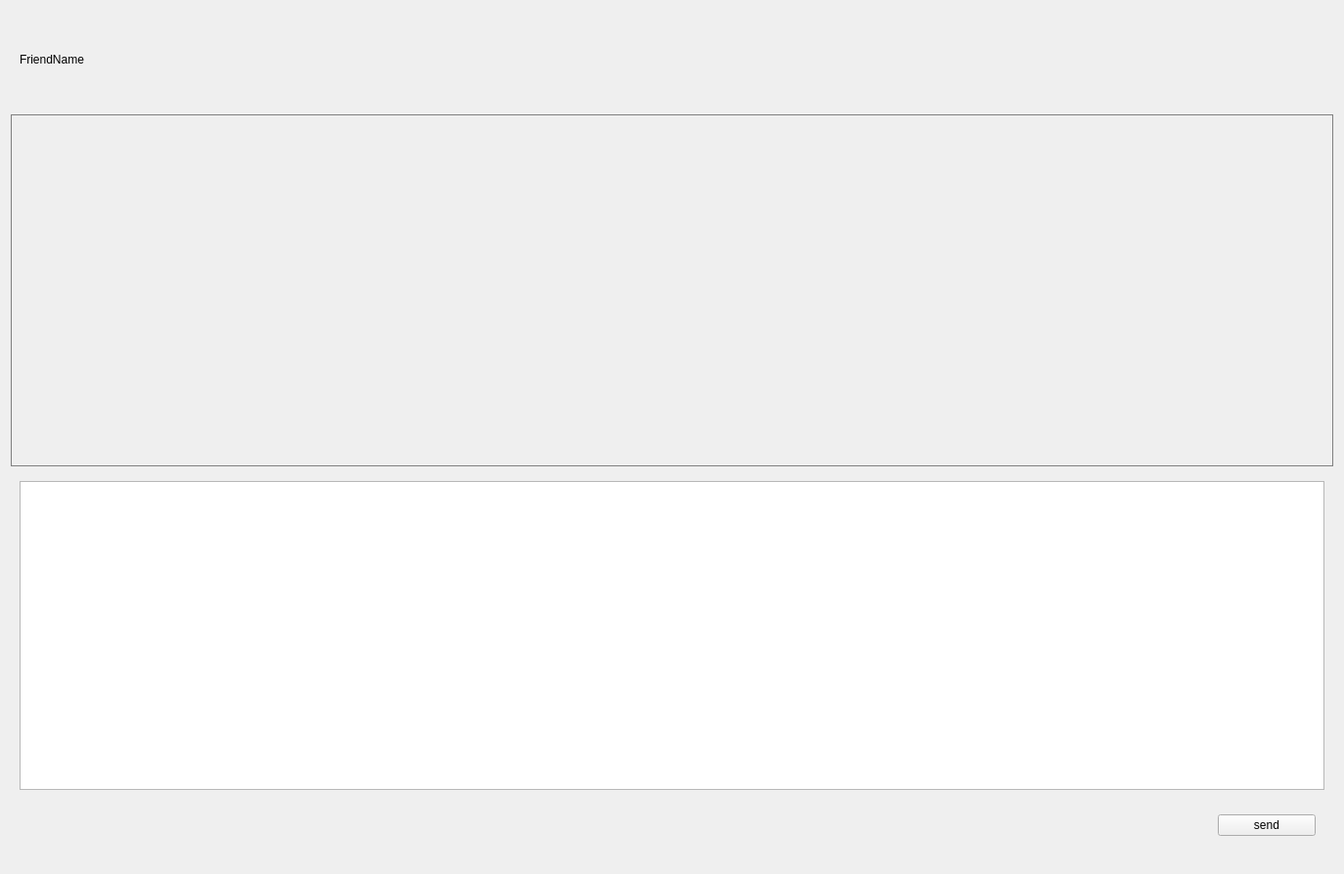
<?xml version="1.0" encoding="UTF-8"?>
<ui version="4.0">
 <class>ChatWidget</class>
 <widget class="QWidget" name="ChatWidget">
  <property name="geometry">
   <rect>
    <x>0</x>
    <y>0</y>
    <width>1374</width>
    <height>894</height>
   </rect>
  </property>
  <property name="sizePolicy">
   <sizepolicy hsizetype="Maximum" vsizetype="Maximum">
    <horstretch>0</horstretch>
    <verstretch>0</verstretch>
   </sizepolicy>
  </property>
  <property name="windowTitle">
   <string>Form</string>
  </property>
  <layout class="QGridLayout" name="gridLayout">
   <item row="0" column="0">
    <layout class="QVBoxLayout" name="verticalLayout">
     <item>
      <widget class="QWidget" name="widget_name" native="true">
       <property name="minimumSize">
        <size>
         <width>0</width>
         <height>100</height>
        </size>
       </property>
       <property name="maximumSize">
        <size>
         <width>16777215</width>
         <height>100</height>
        </size>
       </property>
       <layout class="QGridLayout" name="gridLayout_2">
        <item row="0" column="0">
         <layout class="QHBoxLayout" name="horizontalLayout">
          <item>
           <widget class="QLabel" name="label_name">
            <property name="minimumSize">
             <size>
              <width>100</width>
              <height>0</height>
             </size>
            </property>
            <property name="maximumSize">
             <size>
              <width>100</width>
              <height>16777215</height>
             </size>
            </property>
            <property name="text">
             <string>FriendName</string>
            </property>
           </widget>
          </item>
          <item>
           <spacer name="horizontalSpacer">
            <property name="orientation">
             <enum>Qt::Horizontal</enum>
            </property>
            <property name="sizeHint" stdset="0">
             <size>
              <width>40</width>
              <height>20</height>
             </size>
            </property>
           </spacer>
          </item>
         </layout>
        </item>
       </layout>
      </widget>
     </item>
     <item>
      <widget class="QWidget" name="widget_show" native="true">
       <property name="styleSheet">
        <string notr="true">border:1px solid grey;</string>
       </property>
      </widget>
     </item>
     <item>
      <widget class="QWidget" name="widget_input" native="true">
       <property name="minimumSize">
        <size>
         <width>0</width>
         <height>400</height>
        </size>
       </property>
       <property name="maximumSize">
        <size>
         <width>16777215</width>
         <height>400</height>
        </size>
       </property>
       <layout class="QGridLayout" name="gridLayout_3">
        <item row="0" column="0">
         <layout class="QVBoxLayout" name="verticalLayout_2">
          <item>
           <widget class="QTextEdit" name="textEdit"/>
          </item>
          <item>
           <widget class="QWidget" name="widget" native="true">
            <property name="sizePolicy">
             <sizepolicy hsizetype="Preferred" vsizetype="Fixed">
              <horstretch>0</horstretch>
              <verstretch>0</verstretch>
             </sizepolicy>
            </property>
            <property name="minimumSize">
             <size>
              <width>0</width>
              <height>60</height>
             </size>
            </property>
            <property name="maximumSize">
             <size>
              <width>16777215</width>
              <height>60</height>
             </size>
            </property>
            <layout class="QGridLayout" name="gridLayout_4">
             <item row="0" column="0">
              <layout class="QHBoxLayout" name="horizontalLayout_2">
               <item>
                <widget class="QWidget" name="widget_tool" native="true">
                 <property name="minimumSize">
                  <size>
                   <width>200</width>
                   <height>0</height>
                  </size>
                 </property>
                 <property name="maximumSize">
                  <size>
                   <width>200</width>
                   <height>16777215</height>
                  </size>
                 </property>
                </widget>
               </item>
               <item>
                <spacer name="horizontalSpacer_2">
                 <property name="orientation">
                  <enum>Qt::Horizontal</enum>
                 </property>
                 <property name="sizeHint" stdset="0">
                  <size>
                   <width>40</width>
                   <height>20</height>
                  </size>
                 </property>
                </spacer>
               </item>
               <item>
                <widget class="QPushButton" name="pushButton_send">
                 <property name="minimumSize">
                  <size>
                   <width>100</width>
                   <height>0</height>
                  </size>
                 </property>
                 <property name="maximumSize">
                  <size>
                   <width>100</width>
                   <height>16777215</height>
                  </size>
                 </property>
                 <property name="text">
                  <string>send</string>
                 </property>
                </widget>
               </item>
              </layout>
             </item>
            </layout>
           </widget>
          </item>
         </layout>
        </item>
       </layout>
      </widget>
     </item>
    </layout>
   </item>
  </layout>
 </widget>
 <resources/>
 <connections/>
</ui>
